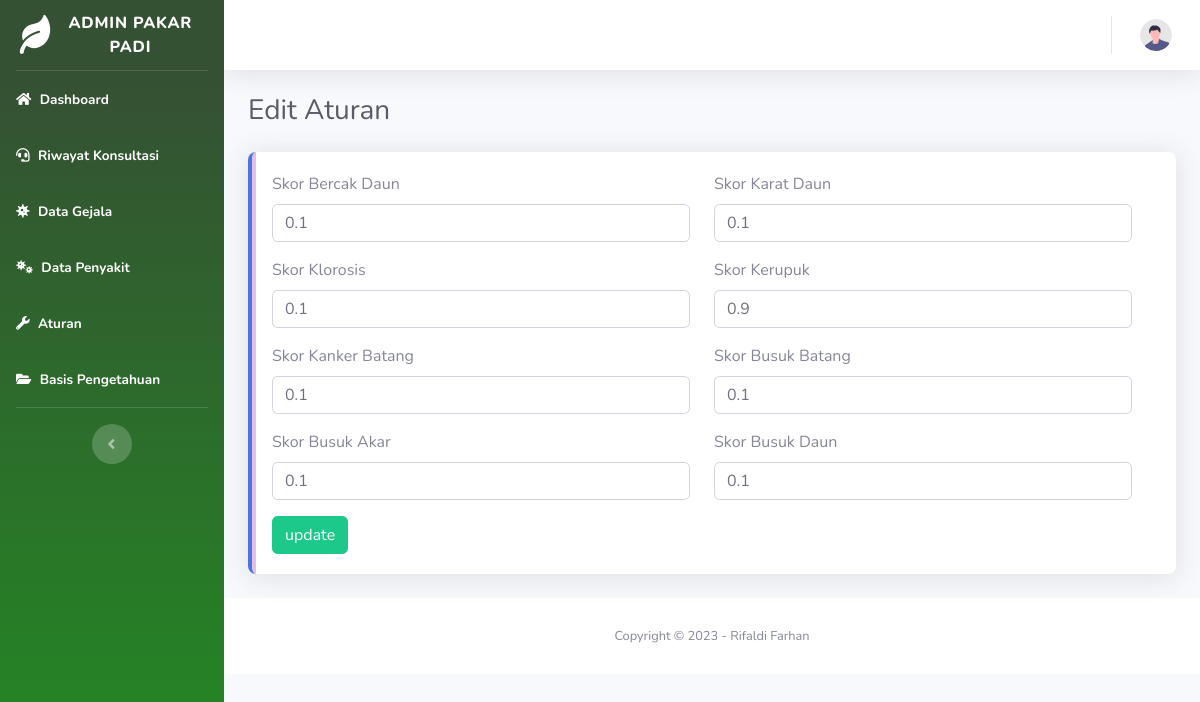
The app's page /Admin/Aturan/edit/G05 (signed in), older data.
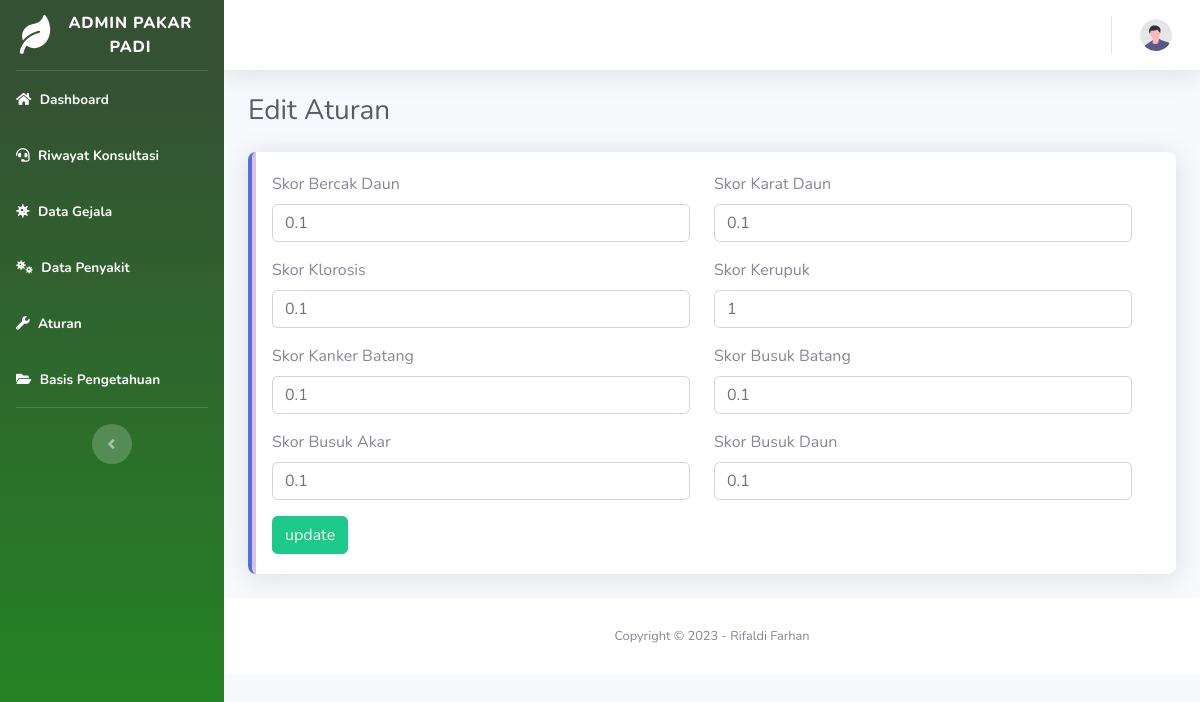
The same page, newer data.
### tables this page shows
CREATE TABLE `penyakit` (
  `id_penyakit` varchar(10) NOT NULL,
  `nama_penyakit` varchar(100) NOT NULL,
  `pengendalian` text NOT NULL
);

CREATE TABLE `skor_gejala` (
  `idskor_gejala` int(11) NOT NULL,
  `gejala_idgejala` varchar(5) NOT NULL,
  `penyakit_idpenyakit` varchar(5) NOT NULL,
  `skor` float NOT NULL
);

### application/modules/Admin/controllers/Aturan.php (called while the page is built, shortened)
<?php
class Aturan extends CI_Controller
{
    function __construct()
    {
        $this->load->model("M_aturan");
    }
    public function edit($id)
    {
        $data = array(
            'record_aturan'     => $this->M_aturan->detailEdit($id),
            'list_penyakit'     => $this->M_aturan->list_penyakit()->result(),
            'idgejala'          => $id,
            'content' => 'Admin/aturan/form_edit.php'
        );
        $this->load->view('template_admin/template_admin', $data);
    }
}

### index.php (called while the page is built, shortened)
<?php
require_once BASEPATH.'core/CodeIgniter.php';

### application/modules/Admin/models/M_aturan.php (called while the page is built, shortened)
<?php
class M_aturan extends CI_Model
{
    public function detailEdit($id)
    {
        $this->db->where('idskor_gejala', $id);
        $query = $this->db->get('skor_gejala');
        return $query->row();
    }
    public function list_penyakit()
    {
        return $this->db->get("penyakit");
    }
    public function get_Skor($idgejala, $idpenyakit)
    {
        $this->db->where("gejala_idgejala", "$idgejala");
        $this->db->where("penyakit_idpenyakit", "$idpenyakit");
        return $this->db->get("skor_gejala")->row_array()['skor'];
    }
}

### application/modules/Admin/views/aturan/form_edit.php (the view, shortened to what this page needs)
<?php echo form_open_multipart('Admin/Aturan/update'); ?>
<div class="container-fluid">
    <div class="d-sm-flex align-items-center justify-content-between mb-4">
        <h1 class="h3 mb-0 text-gray-800">Edit Aturan</h1>
    </div>
    <div class="row">
        <div class="col-lg-12">
            <div class="card border-left-primary shadow mb-4">
                <div class="card-body w-100 row">
                    <?php foreach ($list_penyakit as $value) : ?>
                        <div class="col-lg-6">
                            <div class="form-group">
                                <label for="nama_penyakit">Skor <?php echo $value->nama_penyakit ?></label>
                                <input class="form-control" type="text" name="skor_<?= $value->id_penyakit ?>" id="skor_<?= $value->id_penyakit ?>" placeholder="" value="<?php echo @$this->M_aturan->get_Skor($idgejala, $value->id_penyakit) + 0 ?>" />
                            </div>
                        </div>
                    <?php endforeach; ?>
                    <div class="col-sm-12">
                        <input class="btn btn-success" type="submit" name="btn" value="update" />
                    </div>
                    </form>
                </div>
            </div>
        </div>

Row changes from the older to the newer data that the page shows:
changed through a linked row, penyakit "Kerupuk": id_penyakit.skor "0.9" → "1"
